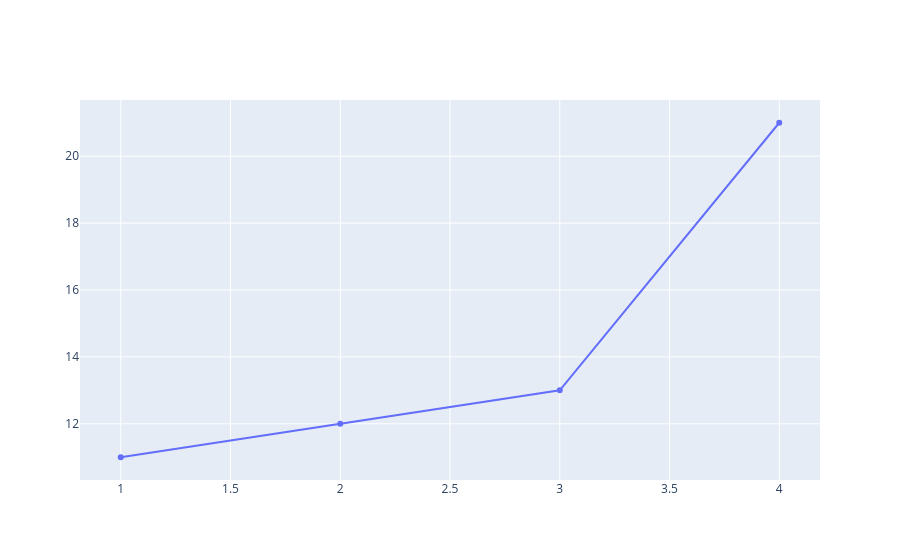

The notebook cell saved with this chart:
### Code cell
go.Figure(data = trace)

### Figure 1 — Plotly figure (JSON) as saved in the notebook; plotly's stock layout.template omitted (floating-point values rounded to 4 significant figures)
{"data": [{"type": "scatter", "x": [1, 2, 3, 4], "y": [11, 12, 13, 21]}], "layout": {}}
